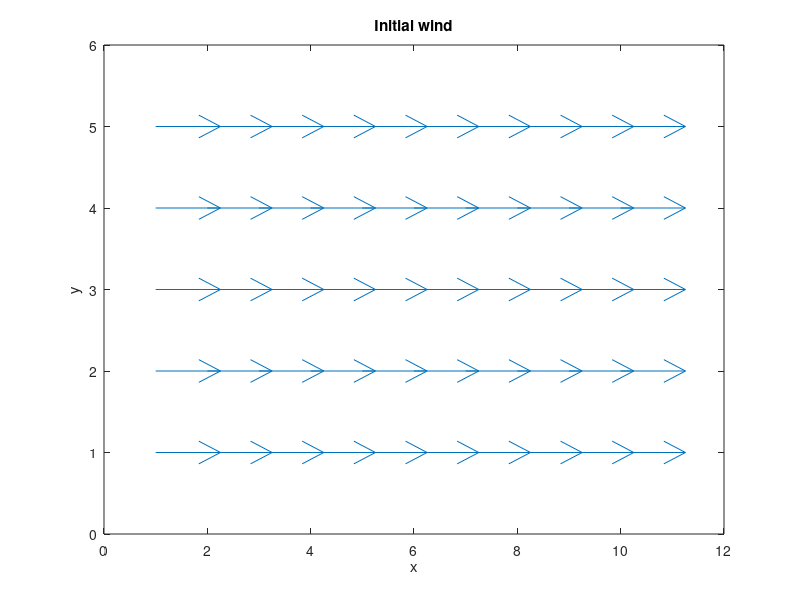
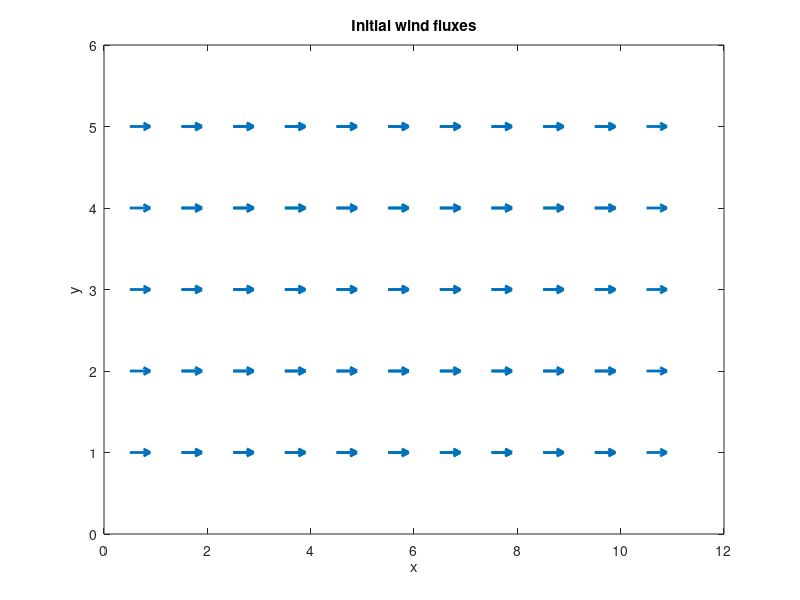

Recreate these plots in MATLAB, in order. (Note: this script raises an error after producing the figures.)
% settings
plot_all = true;

% dimension
n = [10,5];
fprintf('linear array of %ix%i cells\n',n(1),n(2))
% grid (regular for the moment)
[x,y] = meshgrid(1:n(1),1:n(2));
xx = x'; yy = y';

% # x continuity constraints
nt1 = (n(1)-1)*n(2);
% # y continuity constraints
nt2 = n(1)*(n(2)-1);
% # ground flux conditions
nt3 = n(1);
c_constraints = nt1+nt2+nt3;

% # fluxes per element
factor = 4;
% initialize matrices
B=sparse(factor*prod(n));
D=sparse(prod(n),factor*prod(n));
A=sparse(factor*prod(n));
E=sparse(size(n,2)*prod(n),factor*prod(n));
t1 = sparse(nt1,factor*prod(n));
t2 = sparse(nt2,factor*prod(n));
t3 = sparse(nt3,factor*prod(n));
v0f = zeros(factor*prod(n),1);
% make them full if small
if prod(n)<200, B=full(B);D=full(D);E=full(E);A=full(A);t1=full(t1);t2=full(t2);t3=full(t3); else, plot_all=false; end
% create block matrices
for i=1:prod(n)
    s=(i-1)*factor+1:i*factor; % span of local dofs
    t=(i-1)*size(n,2)+1:i*size(n,2);
    A(s,s)=diag([1,1,1,1]);
    B(s,s)=[-1,0,0,0;0,1,0,0;0,0,-1,0;0,0,0,1];
    D(i,s)=[1,1,1,1];
    E(t,s)=[-.5,.5,0,0;0,0,-.5,.5];
    v0f(s)=[-1,1,0,0];
    %{
    % hole 
    if i == 24 || i == 25 || i == 26
        v0f(s)=[0,0,0,0]; % initial wind flux
    else
        v0f(s)=[-1,1,0,0];
    end
    %}
    % continuity conditions
    [xi,yi]=ind2sub(n,i);    
    if xi > 1
        t1((xi-1)+(yi-1)*(n(1)-1),s(1)) = 1;
    end
    if xi < n(1)
        t1(xi+(yi-1)*(n(1)-1),s(2)) = 1;
    end
    if yi > 1
        t2((yi-1)+(xi-1)*(n(2)-1),s(3)) = 1;
    end
    if yi < n(2)
        t2(yi+(xi-1)*(n(2)-1),s(4)) = 1;
    end
    if yi==1
        t3(xi,s(3)) = 1;
    end
end
C = [t1;t2;t3];
% check that they are the same number computed before
if size(C,1) ~= c_constraints
    error('number of constraints different than indices computed!') 
end
% initial wind flow at the middle of the cells
u0=E*v0f;
% plot initial wind
figure, quiver(xx(:),yy(:),u0(1:2:end),u0(2:2:end)), xlabel('x'), ylabel('y'), title('Initial wind')
if plot_all
    % initial wind coordinates at the edges of the cell
    vv0f = B*v0f;
    % plot initial fluxes
    xv = []; yv = []; zv1 = []; zv2 = [];
    for i=1:prod(n), s=(i-1)*factor+1:i*factor; [xi,yi]=ind2sub(n,i); xv = [xv,[xi-.5,xi+.5,xi,xi]]; yv = [yv,[yi,yi,yi-.5,yi+.5]]; zv1 = [zv1,[vv0f(s(1:2))',0,0]]; zv2 = [zv2,[0,0,vv0f(s(3:4))']]; end
    figure, quiver(xv,yv,zv1,zv2,.5,'LineWidth',2), xlabel('x'), ylabel('y'), title('Initial wind fluxes')
end
% need initial Cartesian wind instead of flux
v0=B*v0f; 
% solve mass-consistent using saddle problem
saddle_sparse
% show matrix M if it is small
if prod(n)<10,M,end
% transform fluxes into cartesian winds at the centers
u=E*v;
% plot resulting wind
figure, quiver(xx(:),yy(:),u(1:2:end),u(2:2:end)), xlabel('x'), ylabel('y'), title('Mass-consistent solution')
if plot_all
    vv = B*v;
    % plot resulting fluxes
    xv = []; yv = []; zv1 = []; zv2 = [];
    for i=1:prod(n), s=(i-1)*factor+1:i*factor; [xi,yi]=ind2sub(n,i); xv = [xv,[xi-.5,xi+.5,xi,xi]]; yv = [yv,[yi,yi,yi-.5,yi+.5]]; zv1 = [zv1,[vv(s(1:2))',0,0]]; zv2 = [zv2,[0,0,vv(s(3:4))']]; end
    figure, quiver(xv,yv,zv1,zv2,.5,'LineWidth',2), xlabel('x'), ylabel('y'), title('Mass-consistent solution fluxes')
    % plot lagrange multiplier p
    figure, mesh(xx,yy,reshape(p,n)), xlabel('x'), ylabel('y'), title('Lagrange multiplier p')
    % plot lagrange multiplier q
    qq = Ct*q;
    qqm = (qq(1:4:end-1)+qq(2:4:end)+qq(3:4:end)+qq(4:4:end))/4;
    figure, mesh(xx,yy,reshape(qqm,n)), xlabel('x'), ylabel('y'), title('Lagrange multiplier q')
    figure, for i=1:prod(n), s=(i-1)*factor+1:i*factor; [xi,yi]=ind2sub(n,i); plot3([xi-.5,xi+.5;xi,xi],[yi,yi;yi-.5,yi+.5],[qq(s(1:2))';qq(s(3:4))'],'.'), hold on, end, xlabel('x'), ylabel('y'), title('Lagrange multiplier q')
    xq = []; yq = []; zq = [];
    for i=1:prod(n)
        s=(i-1)*factor+1:i*factor; 
        [xi,yi]=ind2sub(n,i);
        xq = [xq,[xi-.5,xi+.5,xi,xi]];
        yq = [yq,[yi,yi,yi-.5,yi+.5]];
        zq = [zq,[qq(s(1:2))',qq(s(3:4))']];
    end 
    tri = delaunay(xq, yq);
    figure, trimesh(tri, xq, yq, zq);
end

